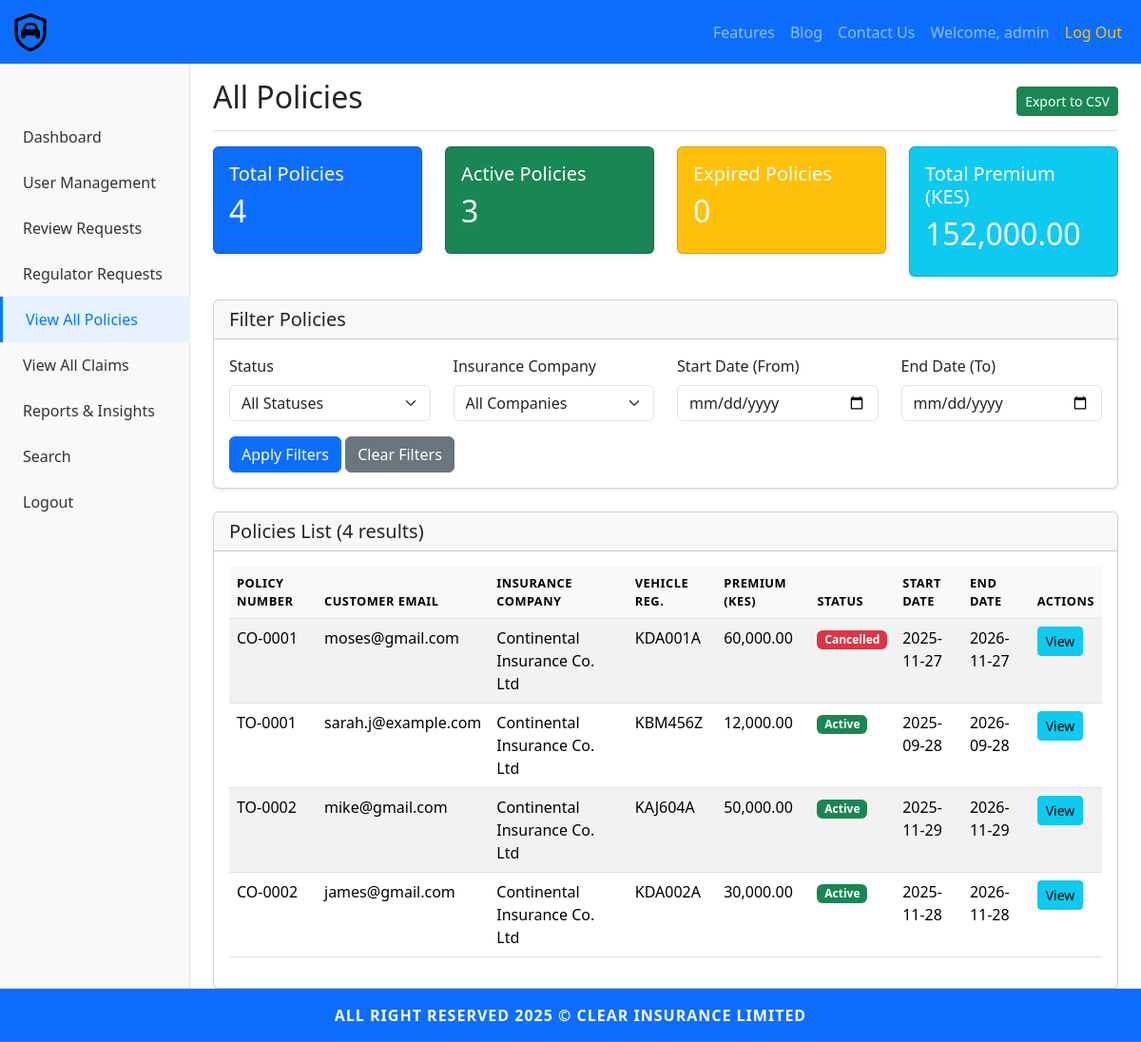
The app's page /admin/view-policies (signed in), older data.
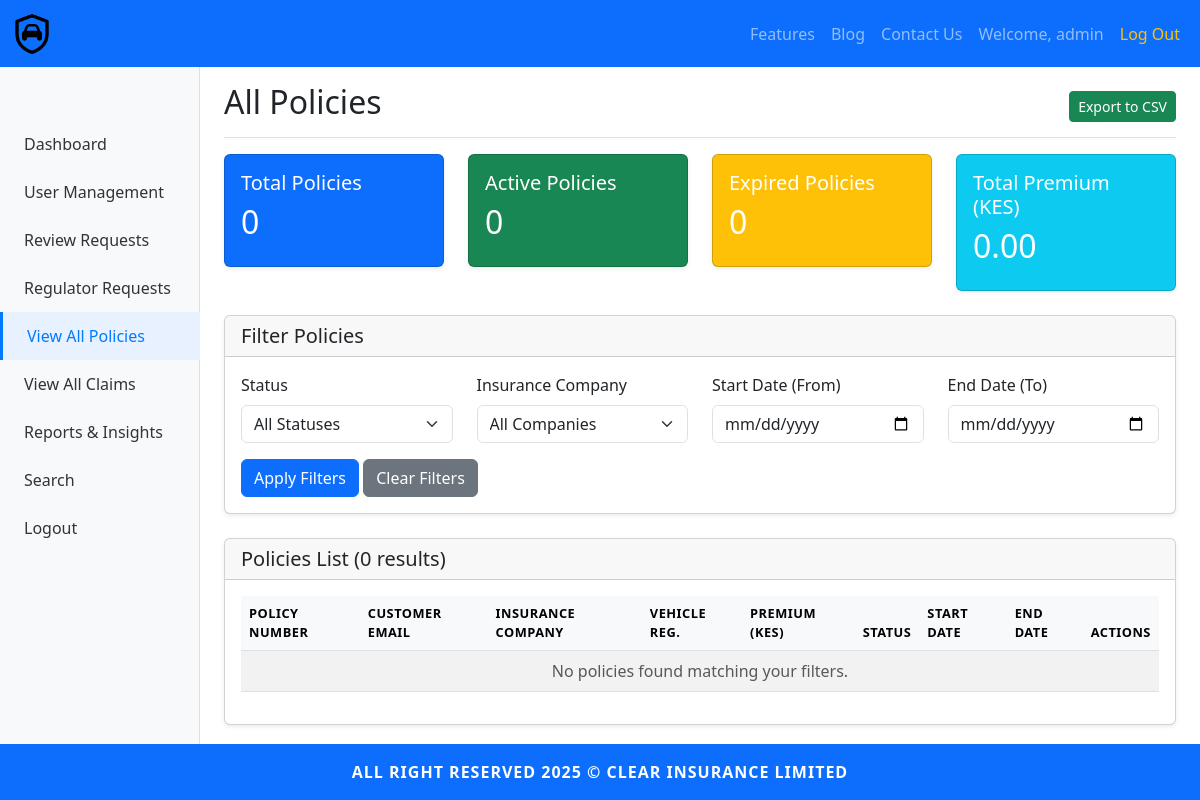
The same page, newer data.
### models.py (models this page shows)
class Policy(db.Model):
	id = db.Column(db.Integer, primary_key=True)
	policy_number = db.Column(db.String(50), unique=True, nullable=False)
	policy_type = db.Column(db.String(50), nullable=False)  # Comprehensive, Third-Party Only, Third-Party Fire & Theft
	effective_date = db.Column(db.Date, nullable=False)
	expiry_date = db.Column(db.Date, nullable=False)
	premium_amount = db.Column(db.Float, nullable=False)
	payment_mode = db.Column(db.String(50), nullable=False)
	insured_name = db.Column(db.String(200), nullable=False)
	national_id = db.Column(db.String(50), nullable=False)
	kra_pin = db.Column(db.String(50), nullable=True)
	date_of_birth = db.Column(db.Date, nullable=False)
	phone_number = db.Column(db.String(20), nullable=False)
	email_address = db.Column(db.String(150), nullable=False)
	postal_address = db.Column(db.Text, nullable=True)
	registration_number = db.Column(db.String(50), nullable=False)
	make_model = db.Column(db.String(150), nullable=False)
	year_of_manufacture = db.Column(db.Integer, nullable=False)
	chassis_number = db.Column(db.String(100), nullable=False)
	engine_number = db.Column(db.String(100), nullable=False)
	body_type = db.Column(db.String(50), nullable=False)
	color = db.Column(db.String(50), nullable=False)
	seating_capacity = db.Column(db.Integer, nullable=False)
	use_category = db.Column(db.String(50), nullable=False)
	sum_insured = db.Column(db.Float, nullable=False)
	excess = db.Column(db.Float, nullable=False)
	political_violence = db.Column(db.Boolean, default=False)
	windscreen_cover = db.Column(db.Boolean, default=False)
	passenger_liability = db.Column(db.Boolean, default=False)
	road_rescue = db.Column(db.Boolean, default=False)
	insurance_company_id = db.Column(db.Integer, db.ForeignKey('insurance_company.id'), nullable=False)
	created_by = db.Column(db.Integer, db.ForeignKey('insurer.id'), nullable=False)
	date_entered = db.Column(db.DateTime, default=datetime.utcnow, nullable=False)
	status = db.Column(db.String(20), default='Active', nullable=False)  # Active, Expired, Cancelled
	cancelled_by = db.Column(db.Integer, db.ForeignKey('insurer.id'), nullable=True)
	cancellation_date = db.Column(db.DateTime, nullable=True)
	cancellation_reason = db.Column(db.Text, nullable=True)
	insurance_company = db.relationship('InsuranceCompany', backref='policies', lazy=True)
	creator = db.relationship('Insurer', backref='created_policies', lazy=True, foreign_keys=[created_by])
	canceller = db.relationship('Insurer', backref='cancelled_policies', lazy=True, foreign_keys=[cancelled_by])
	photos = db.relationship('PolicyPhoto', backref='policy', lazy=True, cascade='all, delete-orphan')

class InsuranceCompany(db.Model):
	id = db.Column(db.Integer, primary_key=True)
	name = db.Column(db.String(200), unique=True, nullable=False)
	is_active = db.Column(db.Boolean, default=True, nullable=False)
	insurers = db.relationship('Insurer', backref='company', lazy=True)

### app.py (the view)
@app.route('/admin/view-policies')
@login_required
@admin_required
def admin_view_policies():
	from datetime import datetime
	status_filter = request.args.get('status', '')
	company_filter = request.args.get('company_id', '')
	start_date = request.args.get('start_date', '')
	end_date = request.args.get('end_date', '')
	query = Policy.query
	if status_filter:
		query = query.filter_by(status=status_filter)
	if company_filter:
		query = query.filter_by(insurance_company_id=company_filter)
	if start_date:
		try:
			start_dt = datetime.strptime(start_date, '%Y-%m-%d')
			query = query.filter(Policy.effective_date >= start_dt)
		except ValueError:
			pass
	if end_date:
		try:
			end_dt = datetime.strptime(end_date, '%Y-%m-%d')
			query = query.filter(Policy.expiry_date <= end_dt)
		except ValueError:
			pass
	policies = query.all()
	total_policies = len(policies)
	active_policies = sum(1 for p in policies if p.status == 'Active')
	expired_policies = sum(1 for p in policies if p.status == 'Expired')
	cancelled_policies = sum(1 for p in policies if p.status == 'Cancelled')
	total_premium = sum(p.premium_amount for p in policies)
	companies = InsuranceCompany.query.all()
	return render_template('admin/view_policies.html',
		policies=policies,
		companies=companies,
		total_policies=total_policies,
		active_policies=active_policies,
		expired_policies=expired_policies,
		cancelled_policies=cancelled_policies,
		total_premium=total_premium,
		status_filter=status_filter,
		company_filter=company_filter,
		start_date=start_date,
		end_date=end_date
	)

### app.py (called while the page is built)
@login_manager.user_loader
def load_user(user_id):
	if '_' not in user_id:
		return None
	user_type, user_pk = user_id.split('_', 1)
	model_map = {
		'admin': Admin,
		'customer': Customer,
		'insurer': Insurer,
		'regulator': Regulator
	}
	model = model_map.get(user_type)
	if model:
		return model.query.get(int(user_pk))
	return None

### templates/admin/view_policies.html (shortened to what the changed rows need)
{% extends "base.html" %}
{% block content %}
<div class="container-fluid">
    <div class="row">
        <main class="col-md-9 ms-sm-auto col-lg-10 px-md-4">
            <div class="d-flex justify-content-between flex-wrap flex-md-nowrap align-items-center pt-3 pb-2 mb-3 border-bottom">
                <h1 class="h2">All Policies</h1>
            </div>
            <div class="row mb-4">
                <div class="col-md-3">
                    <div class="card text-white bg-primary">
                        <div class="card-body">
                            <h5 class="card-title">Total Policies</h5>
                            <h2>{{ total_policies }}</h2>
                        </div>
                    </div>
                </div>
                <div class="col-md-3">
                    <div class="card text-white bg-success">
                        <div class="card-body">
                            <h5 class="card-title">Active Policies</h5>
                            <h2>{{ active_policies }}</h2>
                        </div>
                    </div>
                </div>
                <div class="col-md-3">
                    <div class="card text-white bg-warning">
                        <div class="card-body">
                            <h2>{{ expired_policies }}</h2>
                        </div>
                    </div>
                </div>
                <div class="col-md-3">
                    <div class="card text-white bg-info">
                        <div class="card-body">
                            <h5 class="card-title">Total Premium (KES)</h5>
                            <h2>{{ "{:,.2f}".format(total_premium) }}</h2>
                        </div>
                    </div>
                </div>
            </div>
            <div class="card">
                <div class="card-header">
                    <h5 class="mb-0"> Policies List ({{ total_policies }} results)</h5>
                </div>
                <div class="card-body">
                    <div class="table-responsive">
                        <table class="table table-striped table-hover">
                            <thead>
                                <tr>
                                    <th>Policy Number</th>
                                    <th>Customer Email</th>
                                    <th>Insurance Company</th>
                                    <th>Vehicle Reg.</th>
                                    <th>Premium (KES)</th>
                                    <th>Status</th>
                                    <th>Start Date</th>
                                    <th>End Date</th>
                                    <th>Actions</th>
                                </tr>
                            </thead>
                            <tbody>
                                {% if policies %}
                                    {% for policy in policies %}
                                    <tr>
                                        <td>{{ policy.policy_number }}</td>
                                        <td>{{ policy.email_address }}</td>
                                        <td>{{ policy.insurance_company.name if policy.insurance_company else 'N/A' }}</td>
                                        <td>{{ policy.registration_number }}</td>
                                        <td>{{ "{:,.2f}".format(policy.premium_amount) }}</td>
                                        <td>
                                            {% if policy.status == 'Active' %}
                                            <span class="badge bg-success">{{ policy.status }}</span>
                                            {% elif policy.status == 'Expired' %}
                                            <span class="badge bg-warning text-dark">{{ policy.status }}</span>
                                            {% elif policy.status == 'Cancelled' %}
                                            <span class="badge bg-danger">{{ policy.status }}</span>
                                            {% else %}
                                            <span class="badge bg-secondary">{{ policy.status }}</span>
                                            {% endif %}
                                        </td>
                                        <td>{{ policy.effective_date.strftime('%Y-%m-%d') if policy.effective_date else 'N/A' }}</td>
                                        <td>{{ policy.expiry_date.strftime('%Y-%m-%d') if policy.expiry_date else 'N/A' }}</td>
                                        <td>
                                            <a href="{{ url_for('admin_view_policy_detail', policy_id=policy.id) }}" class="btn btn-sm btn-info">
                                                 View
                                            </a>
                                        </td>
                                    </tr>
                                    {% endfor %}
                                {% else %}
                                    <tr>
                                        <td colspan="9" class="text-center text-muted">No policies found matching your filters.</td>
                                    </tr>
                                {% endif %}
                            </tbody>
                        </table>
                    </div>
                </div>
            </div>
        </main>
    </div>
</div>
{% endblock %}

Row changes from the older to the newer data that the page shows:
removed Policy: policy_number "CO-0001", email_address "moses@gmail.com", insurance_company "Continental Insurance Co. Ltd", registration_number "KDA001A", premium_amount "60,000.00", status "Cancelled", effective_date "2025-11-27", expiry_date "2026-11-27"
removed Policy: policy_number "TO-0001", email_address "sarah.j@example.com", insurance_company "Continental Insurance Co. Ltd", registration_number "KBM456Z", premium_amount "12,000.00", status "Active", effective_date "2025-09-28", expiry_date "2026-09-28"
removed Policy: policy_number "TO-0002", email_address "mike@gmail.com", insurance_company "Continental Insurance Co. Ltd", registration_number "KAJ604A", premium_amount "50,000.00", status "Active", effective_date "2025-11-29", expiry_date "2026-11-29"
removed Policy: policy_number "CO-0002", email_address "james@gmail.com", insurance_company "Continental Insurance Co. Ltd", registration_number "KDA002A", premium_amount "30,000.00", status "Active", effective_date "2025-11-28", expiry_date "2026-11-28"
Text that changed along with them:
{{ total_policies }}: "4" → "0"
{{ active_policies }}: "3" → "0"
{{ "{:,.2f}".format(total_premium) }}: "152,000.00" → "0.00"
text now shown: "No policies found matching your filters."
